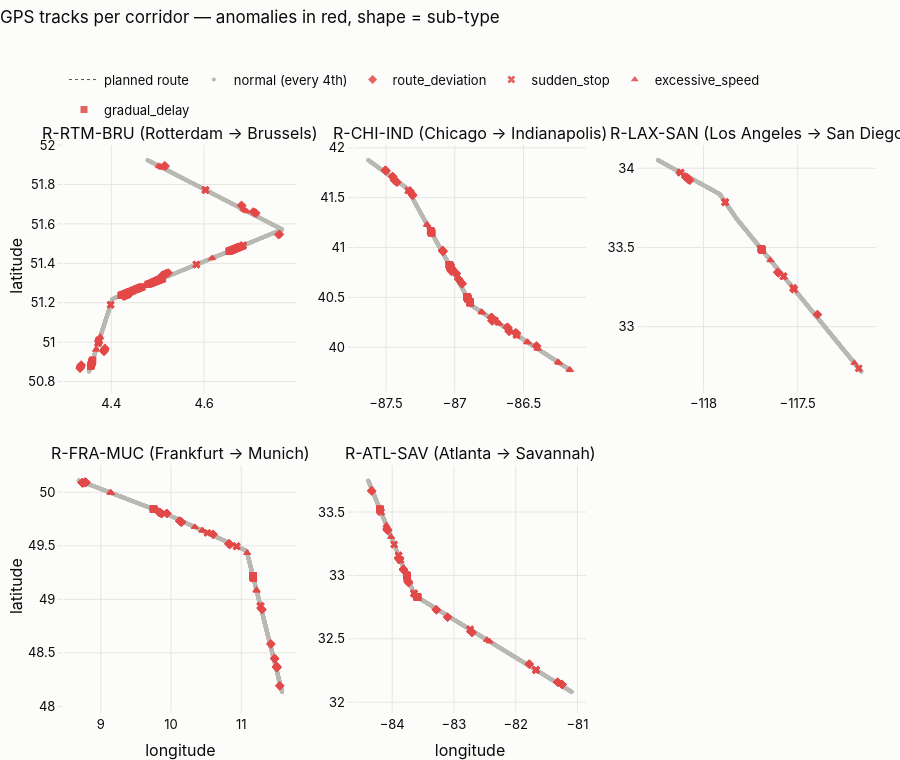

Source (notebook cell):
### Markdown cell above
---
## 3 · GPS vehicle EDA

Five vehicles ping-pong on five freight corridors (Rotterdam–Brussels, Chicago–Indianapolis, Los Angeles–San Diego, Frankfurt–Munich, Atlanta–Savannah) every 10 s. Anomalies: **route_deviation** (> 500 m off the corridor), **sudden_stop / excessive_speed** (point), **gradual_delay** (collective: speed decays over 12–30 readings).

### 3.1 Route visualisation (latitude vs longitude), anomalies in red
Marker shape encodes the anomaly sub-type. Deviations are 0.5–1.5 km, invisible at corridor scale, so §3.1b zooms in on one.

### Code cell
SUB_SYM = {"route_deviation": "diamond", "sudden_stop": "x", "excessive_speed": "triangle-up", "gradual_delay": "square"}
routes = list(dict.fromkeys(v.route_id for v in VEHICLES.values()))
fig = make_subplots(rows=2, cols=3, subplot_titles=[f"{r} ({next(v.origin for v in VEHICLES.values() if v.route_id == r)} → {next(v.destination for v in VEHICLES.values() if v.route_id == r)})" for r in routes],
                    horizontal_spacing=0.07, vertical_spacing=0.14)
for k, rid in enumerate(routes):
    r, c = k // 3 + 1, k % 3 + 1
    veh = next(v for v in VEHICLES.values() if v.route_id == rid)
    g = gps[gps.route_id == rid]
    n = g[~g.is_anomaly].iloc[::4]
    wp = np.array(veh.waypoints)
    fig.add_scatter(x=wp[:, 1], y=wp[:, 0], mode="lines", line=dict(color=INK2, width=1, dash="dot"), name="planned route", showlegend=(k == 0), row=r, col=c)
    fig.add_scatter(x=n.lon, y=n.lat, mode="markers", marker=dict(color="#b9b8b2", size=4), name="normal (every 4th)", showlegend=(k == 0), row=r, col=c)
    for sub, sym in SUB_SYM.items():
        a = g[g.subtype == sub]
        fig.add_scatter(x=a.lon, y=a.lat, mode="markers", marker=dict(color=COL["point"], size=7, symbol=sym, opacity=0.85),
                        name=sub, showlegend=(k == 0), legendgroup=sub, row=r, col=c)
    fig.update_xaxes(title_text="longitude" if r == 2 else None, row=r, col=c); fig.update_yaxes(title_text="latitude" if c == 1 else None, row=r, col=c)
fig.update_layout(title="GPS tracks per corridor — anomalies in red, shape = sub-type")
show(fig, 760)

### Figure 1 — Plotly figure (JSON) as saved in the notebook; plotly's stock layout.template omitted (floating-point values rounded to 4 significant figures; data arrays with more than 128 entries replaced by an {"elided": "..."} marker saying what was removed)
{"data": [{"line": {"color": "#52514e", "dash": "dot", "width": 1}, "mode": "lines", "name": "planned route", "showlegend": true, "type": "scatter", "x": [4.478, 4.768, 4.402, 4.352], "xaxis": "x", "y": [51.92, 51.57, 51.22, 50.85], "yaxis": "y"}, {"marker": {"color": "#b9b8b2", "size": 4}, "mode": "markers", "name": "normal (every 4th)", "showlegend": true, "type": "scatter", "x": {"elided": "2097 float values"}, "xaxis": "x", "y": {"elided": "2097 float values"}, "yaxis": "y"}, {"legendgroup": "route_deviation", "marker": {"color": "#e34948", "opacity": 0.85, "size": 7, "symbol": "diamond"}, "mode": "markers", "name": "route_deviation", "showlegend": true, "type": "scatter", "x": [4.514, 4.515, 4.517, 4.705, 4.707, 4.708, 4.71, 4.711, 4.712, 4.682, 4.681, 4.68, 4.763, 4.762, 4.76, 4.523, 4.522, 4.52, 4.518, 4.517, 4.515, 4.514, 4.512, 4.511, 4.509, 4.44, 4.438, 4.437, 4.435, 4.434, 4.432, 4.431, 4.429, 4.428, 4.426, 4.335, 4.335, 4.335, 4.334, 4.334, 4.334, 4.334, 4.333, 4.333, 4.333, 4.333, 4.332, 4.384, 4.384, 4.384, 4.385, 4.385, 4.385, 4.385, 4.386, 4.386, 4.386, 4.386], "xaxis": "x", "y": [51.9, 51.89, 51.89, 51.66, 51.66, 51.66, 51.66, 51.66, 51.65, 51.69, 51.69, 51.69, 51.55, 51.55, 51.54, 51.35, 51.35, 51.35, 51.35, 51.35, 51.34, 51.34, 51.34, 51.34, 51.34, 51.25, 51.24, 51.24, 51.24, 51.24, 51.24, 51.24, 51.23, 51.23, 51.23, 50.89, 50.88, 50.88, 50.88, 50.88, 50.88, 50.87, 50.87, 50.87, 50.87, 50.87, 50.87, 50.95, 50.95, 50.95, 50.96, 50.96, 50.96, 50.96, 50.96, 50.97, 50.97, 50.97], "yaxis": "y"}, {"legendgroup": "sudden_stop", "marker": {"color": "#e34948", "opacity": 0.85, "size": 7, "symbol": "x"}, "mode": "markers", "name": "sudden_stop", "showlegend": true, "type": "scatter", "x": [4.684, 4.684, 4.684, 4.684, 4.684, 4.684, 4.398, 4.398, 4.398, 4.583, 4.583, 4.583, 4.583, 4.675, 4.674, 4.674, 4.674, 4.674, 4.372, 4.372, 4.372, 4.372, 4.372, 4.373, 4.373, 4.603, 4.603, 4.603, 4.603, 4.603, 4.437, 4.437, 4.437, 4.373, 4.373, 4.373, 4.373, 4.373, 4.374], "xaxis": "x", "y": [51.49, 51.49, 51.49, 51.49, 51.49, 51.49, 51.19, 51.19, 51.19, 51.39, 51.39, 51.39, 51.39, 51.48, 51.48, 51.48, 51.48, 51.48, 51.0, 51.0, 51.0, 51.0, 51.0, 51.0, 51.0, 51.77, 51.77, 51.77, 51.77, 51.77, 51.25, 51.25, 51.25, 51.01, 51.01, 51.01, 51.01, 51.01, 51.01], "yaxis": "y"}, {"legendgroup": "excessive_speed", "marker": {"color": "#e34948", "opacity": 0.85, "size": 7, "symbol": "triangle-up"}, "mode": "markers", "name": "excessive_speed", "showlegend": true, "type": "scatter", "x": [4.367, 4.367, 4.368, 4.501, 4.503, 4.506, 4.508, 4.51, 4.376, 4.376, 4.375, 4.506, 4.508, 4.511, 4.684, 4.686, 4.688, 4.69, 4.693, 4.618, 4.616], "xaxis": "x", "y": [50.96, 50.96, 50.97, 51.9, 51.89, 51.89, 51.89, 51.88, 51.03, 51.03, 51.02, 51.89, 51.89, 51.88, 51.67, 51.67, 51.67, 51.67, 51.66, 51.43, 51.42], "yaxis": "y"}, {"legendgroup": "gradual_delay", "marker": {"color": "#e34948", "opacity": 0.85, "size": 7, "symbol": "square"}, "mode": "markers", "name": "gradual_delay", "showlegend": true, "type": "scatter", "x": {"elided": "134 float values"}, "xaxis": "x", "y": {"elided": "134 float values"}, "yaxis": "y"}, {"line": {"color": "#52514e", "dash": "dot", "width": 1}, "mode": "lines", "name": "planned route", "showlegend": false, "type": "scatter", "x": [-87.63, -87.35, -86.88, -86.16], "xaxis": "x2", "y": [41.88, 41.59, 40.42, 39.77], "yaxis": "y2"}, {"marker": {"color": "#b9b8b2", "size": 4}, "mode": "markers", "name": "normal (every 4th)", "showlegend": false, "type": "scatter", "x": {"elided": "2089 float values"}, "xaxis": "x2", "y": {"elided": "2089 float values"}, "yaxis": "y2"}, {"legendgroup": "route_deviation", "marker": {"color": "#e34948", "opacity": 0.85, "size": 7, "symbol": "diamond"}, "mode": "markers", "name": "route_deviation", "showlegend": false, "type": "scatter", "x": [-87.03, -87.03, -87.03, -87.03, -87.03, -87.02, -87.02, -87.02, -87.02, -87.02, -86.99, -86.99, -86.99, -86.99, -86.99, -86.73, -86.73, -86.73, -86.73, -86.41, -86.41, -86.4, -86.4, -86.4, -86.55, -86.55, -86.55, -86.55, -86.55, -86.55, -86.56, -86.56, -86.56, -87.08, -87.08, -87.08, -87.09, -87.09, -87.09, -87.09, -87.09, -87.09, -87.09, -87.09, -87.32, -87.33, -87.33, -87.33, -87.33, -87.42, -87.42, -87.42, -87.42, -87.42, -87.45, -87.45, -87.45, -87.45, -87.45, -87.45, -86.95, -86.95, -86.95, -86.95, -86.95, -86.95, -86.95, -86.73, -86.73, -86.73, -86.73, -86.73, -86.73, -86.73, -86.74, -87.3, -87.31, -87.31, -87.31, -87.31, -87.31, -87.31, -87.31, -87.31, -87.5, -87.5, -87.5, -87.5, -87.5, -87.5, -87.5, -87.51, -87.51, -87.44, -87.44, -87.44, -87.44, -87.44, -87.44, -87.43, -87.43, -87.43, -87.43, -87.43, -87.43, -86.97, -86.97, -86.97, -86.97, -86.97, -86.97, -86.6, -86.6, -86.6, -86.61, -86.61, -86.61, -86.61, -86.61, -86.62, -86.62, -86.62, -86.62, -86.62], "xaxis": "x2", "y": [40.77, 40.77, 40.77, 40.77, 40.77, 40.76, 40.76, 40.76, 40.76, 40.76, 40.74, 40.74, 40.74, 40.74, 40.74, 40.27, 40.27, 40.26, 40.26, 40.01, 40.01, 40.01, 40.01, 40.01, 40.14, 40.14, 40.14, 40.14, 40.14, 40.14, 40.14, 40.14, 40.15, 40.96, 40.96, 40.96, 40.96, 40.96, 40.97, 40.97, 40.97, 40.97, 40.97, 40.97, 41.56, 41.56, 41.57, 41.57, 41.57, 41.65, 41.66, 41.66, 41.66, 41.66, 41.71, 41.71, 41.71, 41.71, 41.71, 41.71, 40.64, 40.64, 40.64, 40.64, 40.64, 40.64, 40.63, 40.29, 40.29, 40.29, 40.3, 40.3, 40.3, 40.3, 40.3, 41.52, 41.52, 41.53, 41.53, 41.53, 41.53, 41.53, 41.53, 41.53, 41.77, 41.77, 41.77, 41.77, 41.77, 41.77, 41.77, 41.78, 41.78, 41.68, 41.68, 41.68, 41.67, 41.67, 41.67, 41.67, 41.67, 41.67, 41.67, 41.67, 41.67, 40.68, 40.68, 40.68, 40.68, 40.68, 40.68, 40.16, 40.16, 40.16, 40.16, 40.19, 40.19, 40.19, 40.2, 40.2, 40.2, 40.2, 40.2, 40.2], "yaxis": "y2"}, {"legendgroup": "sudden_stop", "marker": {"color": "#e34948", "opacity": 0.85, "size": 7, "symbol": "x"}, "mode": "markers", "name": "sudden_stop", "showlegend": false, "type": "scatter", "x": [-87.02, -87.02, -87.02, -87.02, -87.02, -87.02, -87.34, -87.34, -86.55, -86.55, -86.55, -86.71, -86.71, -86.71, -86.71, -86.71], "xaxis": "x2", "y": [40.77, 40.77, 40.77, 40.77, 40.77, 40.77, 41.57, 41.57, 40.12, 40.12, 40.12, 40.27, 40.27, 40.27, 40.27, 40.27], "yaxis": "y2"}, {"legendgroup": "excessive_speed", "marker": {"color": "#e34948", "opacity": 0.85, "size": 7, "symbol": "triangle-up"}, "mode": "markers", "name": "excessive_speed", "showlegend": false, "type": "scatter", "x": [-86.47, -86.47, -86.47, -86.47, -86.47, -86.48, -86.81, -86.81, -86.8, -86.8, -86.8, -86.8, -86.16, -86.16, -86.16, -86.17, -86.24, -86.24, -86.24, -86.25, -86.25, -86.25, -87.2, -87.2, -87.2, -87.2, -87.2, -86.39, -86.4, -86.4, -86.67, -86.68, -86.68, -86.68, -86.68], "xaxis": "x2", "y": [40.05, 40.05, 40.05, 40.05, 40.05, 40.05, 40.36, 40.35, 40.35, 40.35, 40.35, 40.35, 39.77, 39.77, 39.77, 39.77, 39.84, 39.84, 39.85, 39.85, 39.85, 39.85, 41.23, 41.23, 41.23, 41.23, 41.22, 39.98, 39.98, 39.99, 40.23, 40.24, 40.24, 40.24, 40.24], "yaxis": "y2"}, {"legendgroup": "gradual_delay", "marker": {"color": "#e34948", "opacity": 0.85, "size": 7, "symbol": "square"}, "mode": "markers", "name": "gradual_delay", "showlegend": false, "type": "scatter", "x": [-87.03, -87.03, -87.03, -87.04, -87.04, -87.04, -87.04, -87.04, -87.04, -87.04, -87.04, -87.04, -87.04, -87.04, -87.04, -87.04, -87.04, -87.04, -86.91, -86.91, -86.91, -86.91, -86.91, -86.91, -86.91, -86.91, -86.91, -86.91, -86.91, -86.91, -86.91, -86.91, -86.91, -86.91, -86.9, -86.9, -86.9, -86.9, -86.9, -86.9, -86.9, -86.9, -86.9, -86.9, -86.89, -86.89, -86.89, -86.89, -86.89, -86.89, -86.89, -86.89, -86.89, -86.89, -86.89, -86.89, -86.89, -86.89, -86.89, -86.89, -87.03, -87.03, -87.03, -87.03, -87.03, -87.03, -87.03, -87.03, -87.03, -87.03, -87.03, -87.03, -87.03, -87.03, -87.03, -87.03, -87.03, -87.03, -87.04, -87.04, -87.04, -87.04, -87.04, -87.04, -87.17, -87.17, -87.17, -87.17, -87.17, -87.17, -87.17, -87.17, -87.17, -87.17, -87.17, -87.17, -87.17, -87.17, -87.17, -87.17, -87.17, -87.17, -87.17, -87.17, -87.18, -87.18, -87.18, -87.18, -87.18, -87.18], "xaxis": "x2", "y": [40.81, 40.81, 40.82, 40.82, 40.82, 40.82, 40.82, 40.82, 40.82, 40.82, 40.82, 40.82, 40.83, 40.83, 40.83, 40.83, 40.83, 40.83, 40.51, 40.51, 40.51, 40.5, 40.5, 40.5, 40.5, 40.5, 40.5, 40.5, 40.5, 40.5, 40.49, 40.49, 40.49, 40.49, 40.49, 40.49, 40.49, 40.49, 40.49, 40.49, 40.49, 40.49, 40.48, 40.48, 40.46, 40.46, 40.46, 40.45, 40.45, 40.45, 40.45, 40.45, 40.45, 40.45, 40.45, 40.45, 40.45, 40.45, 40.44, 40.44, 40.8, 40.8, 40.8, 40.8, 40.8, 40.8, 40.8, 40.81, 40.81, 40.81, 40.81, 40.81, 40.81, 40.81, 40.81, 40.81, 40.81, 40.82, 40.82, 40.82, 40.82, 40.82, 40.82, 40.82, 41.14, 41.15, 41.15, 41.15, 41.15, 41.15, 41.15, 41.15, 41.15, 41.15, 41.16, 41.16, 41.16, 41.16, 41.16, 41.16, 41.16, 41.16, 41.16, 41.16, 41.17, 41.17, 41.17, 41.17, 41.17, 41.17], "yaxis": "y2"}, {"line": {"color": "#52514e", "dash": "dot", "width": 1}, "mode": "lines", "name": "planned route", "showlegend": false, "type": "scatter", "x": [-118.2, -117.9, -117.8, -117.2], "xaxis": "x3", "y": [34.05, 33.84, 33.68, 32.72], "yaxis": "y3"}, {"marker": {"color": "#b9b8b2", "size": 4}, "mode": "markers", "name": "normal (every 4th)", "showlegend": false, "type": "scatter", "x": {"elided": "2143 float values"}, "xaxis": "x3", "y": {"elided": "2143 float values"}, "yaxis": "y3"}, {"legendgroup": "route_deviation", "marker": {"color": "#e34948", "opacity": 0.85, "size": 7, "symbol": "diamond"}, "mode": "markers", "name": "route_deviation", "showlegend": false, "type": "scatter", "x": [-118.1, -118.1, -118.1, -118.1, -118.1, -118.1, -118.1, -118.1, -117.6, -117.6, -117.6, -117.6, -117.6, -117.6, -117.4, -117.4, -117.4, -118.1, -118.1, -118.1, -118.1, -118.1, -118.1, -118.1, -118.1, -118.1, -118.1, -118.1], "xaxis": "x3", "y": [33.93, 33.93, 33.93, 33.93, 33.93, 33.93, 33.92, 33.92, 33.34, 33.34, 33.34, 33.34, 33.34, 33.34, 33.08, 33.08, 33.08, 33.95, 33.94, 33.94, 33.94, 33.94, 33.94, 33.94, 33.94, 33.94, 33.94, 33.94], "yaxis": "y3"}, {"legendgroup": "sudden_stop", "marker": {"color": "#e34948", "opacity": 0.85, "size": 7, "symbol": "x"}, "mode": "markers", "name": "sudden_stop", "showlegend": false, "type": "scatter", "x": [-117.6, -117.6, -117.6, -117.6, -117.6, -118.1, -118.1, -118.1, -118.1, -117.9, -117.9, -117.9, -117.9, -117.9, -117.9, -117.5, -117.5, -117.2, -117.2, -117.5, -117.5, -117.5], "xaxis": "x3", "y": [33.32, 33.32, 33.32, 33.32, 33.32, 33.97, 33.97, 33.97, 33.97, 33.79, 33.79, 33.79, 33.79, 33.79, 33.79, 33.24, 33.24, 32.74, 32.74, 33.24, 33.24, 33.24], "yaxis": "y3"}, {"legendgroup": "excessive_speed", "marker": {"color": "#e34948", "opacity": 0.85, "size": 7, "symbol": "triangle-up"}, "mode": "markers", "name": "excessive_speed", "showlegend": false, "type": "scatter", "x": [-118.1, -118.1, -117.6, -117.6, -117.6, -117.2, -117.2], "xaxis": "x3", "y": [33.98, 33.98, 33.42, 33.42, 33.42, 32.77, 32.77], "yaxis": "y3"}, {"legendgroup": "gradual_delay", "marker": {"color": "#e34948", "opacity": 0.85, "size": 7, "symbol": "square"}, "mode": "markers", "name": "gradual_delay", "showlegend": false, "type": "scatter", "x": [-117.7, -117.7, -117.7, -117.7, -117.7, -117.7, -117.7, -117.7, -117.7, -117.7, -117.7, -117.7, -117.7, -117.7], "xaxis": "x3", "y": [33.49, 33.49, 33.49, 33.49, 33.49, 33.49, 33.49, 33.49, 33.49, 33.48, 33.48, 33.48, 33.48, 33.48], "yaxis": "y3"}, {"line": {"color": "#52514e", "dash": "dot", "width": 1}, "mode": "lines", "name": "planned route", "showlegend": false, "type": "scatter", "x": [8.682, 9.953, 11.08, 11.58], "xaxis": "x4", "y": [50.11, 49.79, 49.45, 48.14], "yaxis": "y4"}, {"marker": {"color": "#b9b8b2", "size": 4}, "mode": "markers", "name": "normal (every 4th)", "showlegend": false, "type": "scatter", "x": {"elided": "2117 float values"}, "xaxis": "x4", "y": {"elided": "2117 float values"}, "yaxis": "y4"}, {"legendgroup": "route_deviation", "marker": {"color": "#e34948", "opacity": 0.85, "size": 7, "symbol": "diamond"}, "mode": "markers", "name": "route_deviation", "showlegend": false, "type": "scatter", "x": [11.5, 11.5, 11.5, 11.51, 11.51, 11.51, 11.51, 11.51, 11.51, 11.51, 11.51, 11.51, 10.6, 10.6, 10.6, 10.6, 9.944, 9.942, 9.94, 9.938, 9.936, 9.863, 9.865, 9.867, 9.869, 10.82, 10.82, 10.82, 10.83, 10.83, 10.83, 10.83, 10.83, 10.84, 10.84, 10.84, 11.48, 11.48, 11.48, 11.48, 11.47, 11.47, 11.42, 11.42, 11.42, 11.42, 11.3, 11.3, 11.3, 10.15, 10.15, 10.15, 10.15, 10.14, 10.14, 10.14, 10.14, 10.14, 10.13, 10.13, 10.13, 9.847, 9.844, 9.842, 9.84, 9.838, 9.836, 9.833, 9.831, 9.829, 9.827, 9.824, 8.793, 8.791, 8.789, 8.787, 8.784, 8.782, 8.78, 8.778, 8.776, 8.773, 8.771, 8.729, 8.732, 8.734, 8.736, 8.738, 8.741, 8.743, 8.745, 8.747, 11.55, 11.55, 11.55, 11.55], "xaxis": "x4", "y": [48.38, 48.37, 48.37, 48.37, 48.37, 48.37, 48.37, 48.37, 48.36, 48.36, 48.36, 48.36, 49.61, 49.61, 49.61, 49.61, 49.8, 49.8, 49.8, 49.8, 49.8, 49.8, 49.8, 49.8, 49.8, 49.52, 49.52, 49.52, 49.52, 49.52, 49.52, 49.51, 49.51, 49.51, 49.51, 49.51, 48.44, 48.44, 48.45, 48.45, 48.45, 48.45, 48.58, 48.58, 48.58, 48.58, 48.9, 48.9, 48.91, 49.72, 49.72, 49.72, 49.72, 49.72, 49.72, 49.72, 49.72, 49.73, 49.73, 49.73, 49.73, 49.81, 49.81, 49.81, 49.81, 49.81, 49.81, 49.81, 49.81, 49.81, 49.81, 49.81, 50.09, 50.09, 50.09, 50.09, 50.09, 50.09, 50.09, 50.09, 50.09, 50.1, 50.1, 50.09, 50.09, 50.09, 50.09, 50.09, 50.09, 50.09, 50.09, 50.09, 48.19, 48.19, 48.19, 48.19], "yaxis": "y4"}, {"legendgroup": "sudden_stop", "marker": {"color": "#e34948", "opacity": 0.85, "size": 7, "symbol": "x"}, "mode": "markers", "name": "sudden_stop", "showlegend": false, "type": "scatter", "x": [11.27, 11.27, 11.27, 11.27, 11.27, 11.27, 10.52, 10.52, 10.93, 10.93, 10.93, 10.93], "xaxis": "x4", "y": [48.94, 48.94, 48.94, 48.94, 48.94, 48.94, 49.62, 49.62, 49.5, 49.5, 49.5, 49.5], "yaxis": "y4"}, {"legendgroup": "excessive_speed", "marker": {"color": "#e34948", "opacity": 0.85, "size": 7, "symbol": "triangle-up"}, "mode": "markers", "name": "excessive_speed", "showlegend": false, "type": "scatter", "x": [10.34, 10.34, 10.44, 10.44, 10.45, 10.45, 10.46, 11.08, 11.08, 11.08, 10.12, 10.12, 10.11, 10.11, 9.15, 9.146, 9.143, 9.139, 9.136, 9.133, 10.34, 10.34, 11.22, 11.22, 11.22, 11.22, 11.22], "xaxis": "x4", "y": [49.67, 49.67, 49.64, 49.64, 49.64, 49.64, 49.64, 49.44, 49.43, 49.43, 49.74, 49.74, 49.74, 49.74, 49.99, 49.99, 50.0, 50.0, 50.0, 50.0, 49.68, 49.67, 49.09, 49.09, 49.08, 49.08, 49.08], "yaxis": "y4"}, {"legendgroup": "gradual_delay", "marker": {"color": "#e34948", "opacity": 0.85, "size": 7, "symbol": "square"}, "mode": "markers", "name": "gradual_delay", "showlegend": false, "type": "scatter", "x": [9.744, 9.746, 9.748, 9.75, 9.752, 9.754, 9.755, 9.757, 9.759, 9.76, 9.761, 9.763, 9.764, 11.17, 11.17, 11.17, 11.17, 11.17, 11.17, 11.17, 11.17, 11.17, 11.17, 11.17, 11.17, 11.17, 11.17, 11.17, 11.17, 11.17, 11.17, 11.17, 11.17, 11.17, 11.17, 11.17, 11.17, 11.16, 11.16], "xaxis": "x4", "y": [49.84, 49.84, 49.84, 49.84, 49.84, 49.84, 49.84, 49.84, 49.84, 49.84, 49.84, 49.84, 49.84, 49.2, 49.2, 49.2, 49.2, 49.2, 49.2, 49.2, 49.21, 49.21, 49.21, 49.21, 49.21, 49.21, 49.21, 49.21, 49.21, 49.22, 49.22, 49.22, 49.22, 49.22, 49.22, 49.22, 49.22, 49.22, 49.22], "yaxis": "y4"}, {"line": {"color": "#52514e", "dash": "dot", "width": 1}, "mode": "lines", "name": "planned route", "showlegend": false, "type": "scatter", "x": [-84.39, -83.63, -81.09], "xaxis": "x5", "y": [33.75, 32.84, 32.08], "yaxis": "y5"}, {"marker": {"color": "#b9b8b2", "size": 4}, "mode": "markers", "name": "normal (every 4th)", "showlegend": false, "type": "scatter", "x": {"elided": "2120 float values"}, "xaxis": "x5", "y": {"elided": "2120 float values"}, "yaxis": "y5"}, {"legendgroup": "route_deviation", "marker": {"color": "#e34948", "opacity": 0.85, "size": 7, "symbol": "diamond"}, "mode": "markers", "name": "route_deviation", "showlegend": false, "type": "scatter", "x": [-83.82, -83.82, -83.82, -83.82, -83.82, -83.82, -83.81, -83.73, -83.73, -83.74, -83.74, -83.74, -83.74, -83.74, -83.74, -83.74, -83.74, -83.75, -84.08, -84.08, -84.08, -84.08, -84.08, -84.08, -84.08, -84.08, -84.07, -84.07, -84.07, -83.29, -83.29, -83.29, -83.28, -83.28, -82.71, -82.71, -82.71, -82.71, -82.7, -81.25, -81.25, -81.25, -81.25, -81.25, -81.26, -81.26, -81.32, -81.32, -81.32, -81.32, -81.33, -81.78, -81.78, -81.78, -81.78, -81.78, -83.1, -83.1, -83.1, -83.11, -83.88, -83.89, -83.89, -83.89, -83.89, -83.89, -83.89, -83.89, -83.89, -83.9, -83.9, -83.9, -84.34, -84.33, -84.33, -84.33, -84.33], "xaxis": "x5", "y": [33.05, 33.05, 33.05, 33.05, 33.05, 33.04, 33.04, 32.94, 32.94, 32.94, 32.95, 32.95, 32.95, 32.95, 32.95, 32.95, 32.95, 32.96, 33.37, 33.37, 33.36, 33.36, 33.36, 33.36, 33.36, 33.36, 33.36, 33.35, 33.35, 32.73, 32.73, 32.73, 32.73, 32.73, 32.55, 32.55, 32.55, 32.55, 32.55, 32.14, 32.14, 32.14, 32.14, 32.14, 32.14, 32.14, 32.16, 32.16, 32.16, 32.16, 32.16, 32.3, 32.3, 32.3, 32.3, 32.3, 32.67, 32.67, 32.67, 32.67, 33.12, 33.13, 33.13, 33.13, 33.13, 33.13, 33.13, 33.13, 33.14, 33.14, 33.14, 33.14, 33.67, 33.67, 33.67, 33.67, 33.66], "yaxis": "y5"}, {"legendgroup": "sudden_stop", "marker": {"color": "#e34948", "opacity": 0.85, "size": 7, "symbol": "x"}, "mode": "markers", "name": "sudden_stop", "showlegend": false, "type": "scatter", "x": [-84.18, -84.18, -83.9, -83.9, -83.9, -83.9, -83.65, -83.65, -83.65, -83.65, -83.65, -83.65, -81.67, -81.67, -81.67, -81.67, -81.67, -81.67, -82.74, -82.74, -82.74, -82.74, -83.87, -83.87, -83.97, -83.97], "xaxis": "x5", "y": [33.5, 33.5, 33.16, 33.16, 33.16, 33.16, 32.86, 32.86, 32.86, 32.86, 32.86, 32.86, 32.25, 32.25, 32.25, 32.25, 32.25, 32.25, 32.57, 32.57, 32.57, 32.57, 33.12, 33.12, 33.24, 33.24], "yaxis": "y5"}, {"legendgroup": "excessive_speed", "marker": {"color": "#e34948", "opacity": 0.85, "size": 7, "symbol": "triangle-up"}, "mode": "markers", "name": "excessive_speed", "showlegend": false, "type": "scatter", "x": [-84.1, -84.09, -84.09, -82.42, -82.42, -82.43, -84.01, -84.02, -84.02, -82.46, -82.47, -82.47], "xaxis": "x5", "y": [33.4, 33.39, 33.39, 32.48, 32.48, 32.48, 33.3, 33.3, 33.31, 32.49, 32.49, 32.49], "yaxis": "y5"}, {"legendgroup": "gradual_delay", "marker": {"color": "#e34948", "opacity": 0.85, "size": 7, "symbol": "square"}, "mode": "markers", "name": "gradual_delay", "showlegend": false, "type": "scatter", "x": [-83.58, -83.58, -83.59, -83.59, -83.59, -83.59, -83.59, -83.59, -83.6, -83.6, -83.6, -83.6, -83.6, -83.6, -84.19, -84.19, -84.19, -84.19, -84.19, -84.19, -84.2, -84.2, -84.2, -84.2, -84.2, -84.2, -84.2, -84.2, -84.2, -83.77, -83.77, -83.77, -83.77, -83.77, -83.76, -83.76, -83.76, -83.76, -83.76, -83.76, -83.76, -83.76, -83.76, -83.76, -83.76, -83.75, -83.75], "xaxis": "x5", "y": [32.83, 32.83, 32.83, 32.83, 32.83, 32.83, 32.83, 32.83, 32.83, 32.83, 32.83, 32.83, 32.83, 32.83, 33.51, 33.51, 33.51, 33.51, 33.51, 33.52, 33.52, 33.52, 33.52, 33.52, 33.52, 33.52, 33.52, 33.52, 33.52, 33.01, 33.0, 33.0, 33.0, 33.0, 33.0, 33.0, 33.0, 33.0, 32.99, 32.99, 32.99, 32.99, 32.99, 32.99, 32.99, 32.99, 32.99], "yaxis": "y5"}], "layout": {"annotations": [{"font": {"size": 16}, "showarrow": false, "text": "R-RTM-BRU (Rotterdam → Brussels)", "x": 0.1433, "xanchor": "center", "xref": "paper", "y": 1.0, "yanchor": "bottom", "yref": "paper"}, {"font": {"size": 16}, "showarrow": false, "text": "R-CHI-IND (Chicago → Indianapolis)", "x": 0.5, "xanchor": "center", "xref": "paper", "y": 1.0, "yanchor": "bottom", "yref": "paper"}, {"font": {"size": 16}, "showarrow": false, "text": "R-LAX-SAN (Los Angeles → San Diego)", "x": 0.8567, "xanchor": "center", "xref": "paper", "y": 1.0, "yanchor": "bottom", "yref": "paper"}, {"font": {"size": 16}, "showarrow": false, "text": "R-FRA-MUC (Frankfurt → Munich)", "x": 0.1433, "xanchor": "center", "xref": "paper", "y": 0.43, "yanchor": "bottom", "yref": "paper"}, {"font": {"size": 16}, "showarrow": false, "text": "R-ATL-SAV (Atlanta → Savannah)", "x": 0.5, "xanchor": "center", "xref": "paper", "y": 0.43, "yanchor": "bottom", "yref": "paper"}], "height": 760, "title": {"text": "GPS tracks per corridor — anomalies in red, shape = sub-type"}, "xaxis": {"anchor": "y", "domain": [0.0, 0.2867]}, "xaxis2": {"anchor": "y2", "domain": [0.3567, 0.6433]}, "xaxis3": {"anchor": "y3", "domain": [0.7133, 1.0]}, "xaxis4": {"anchor": "y4", "domain": [0.0, 0.2867], "title": {"text": "longitude"}}, "xaxis5": {"anchor": "y5", "domain": [0.3567, 0.6433], "title": {"text": "longitude"}}, "xaxis6": {"anchor": "y6", "domain": [0.7133, 1.0]}, "yaxis": {"anchor": "x", "domain": [0.57, 1.0], "title": {"text": "latitude"}}, "yaxis2": {"anchor": "x2", "domain": [0.57, 1.0]}, "yaxis3": {"anchor": "x3", "domain": [0.57, 1.0]}, "yaxis4": {"anchor": "x4", "domain": [0.0, 0.43], "title": {"text": "latitude"}}, "yaxis5": {"anchor": "x5", "domain": [0.0, 0.43]}, "yaxis6": {"anchor": "x6", "domain": [0.0, 0.43]}}}
